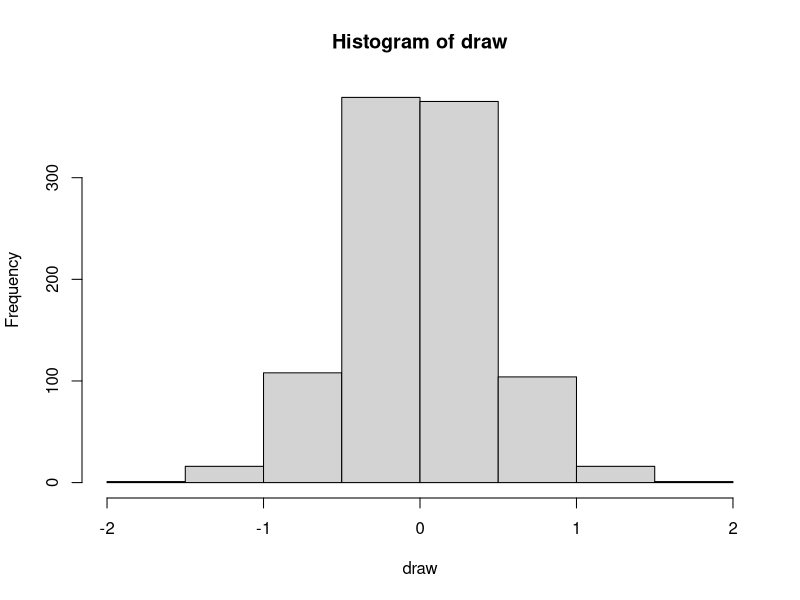

The R source for this figure:
# A function of two inputs alpha and n, 
# alpha is the first input parameter and n is the number of draws
f = function(alpha, n){
  # u is a vector of n i.i.d. random uniforms
  u = runif(n)
  
  # Uses inverse transform to get the correct distribution
  return (1/alpha*log(u/(1-u)))
}

# Invokes the function
draw = f(4, 1000)

# Check that the function has the correct properties
print(mean(draw))
print(var(draw))

# Plots the histogram
hist(draw)
